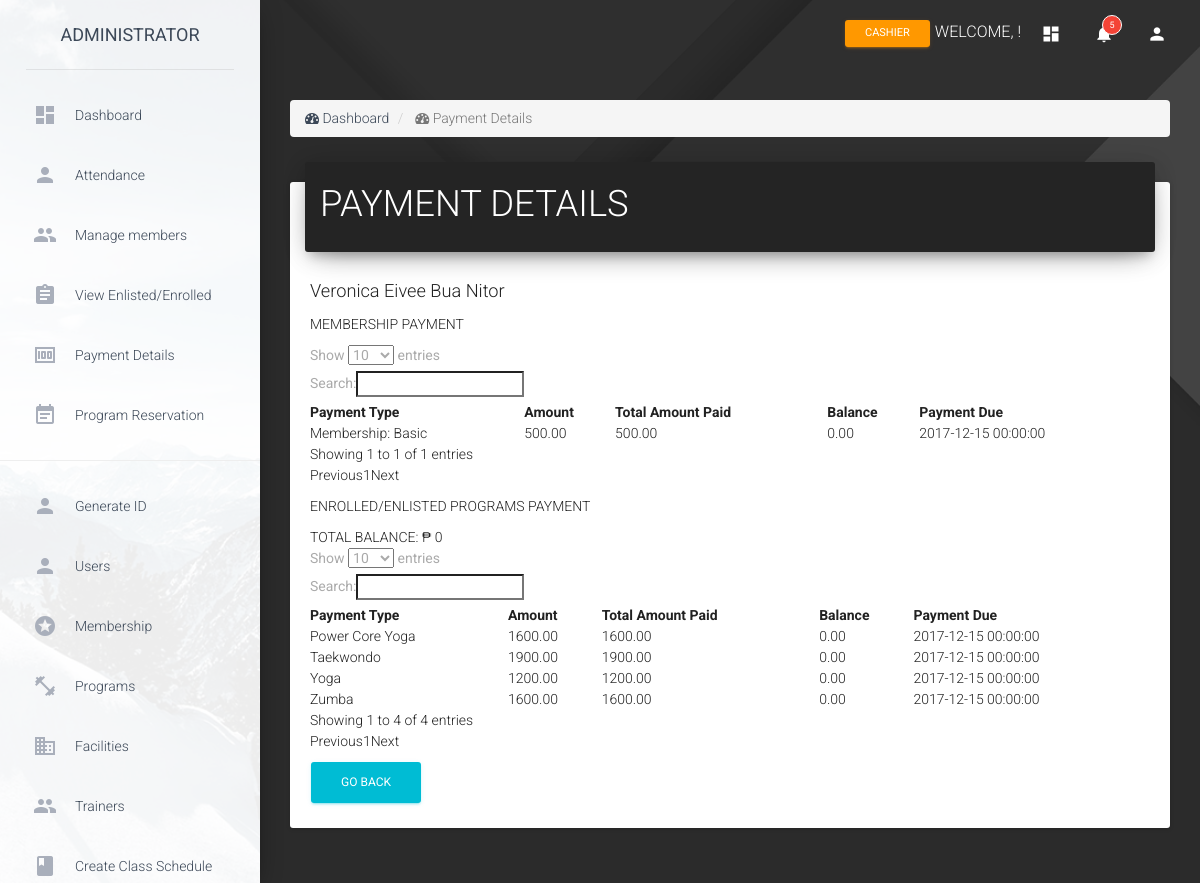
The app's page /ADMIN/admin_transactions_full_details.php?user_id=20018 with its own data.
### tables this page shows
CREATE TABLE `tbl_members` (
  `membercolor` varchar(100) NOT NULL,
  `member_id` int(11) NOT NULL,
  `custinfo_id` int(11) NOT NULL,
  `membership_id` int(11) NOT NULL,
  `isActive` int(11) NOT NULL,
  `membershipdate` datetime NOT NULL,
  `membershipexpiry` datetime NOT NULL
);

CREATE TABLE `tbl_custinfo` (
  `custinfo_id` int(11) NOT NULL,
  `fname` varchar(200) NOT NULL,
  `mname` varchar(200) NOT NULL,
  `lname` varchar(200) NOT NULL,
  `email` varchar(200) NOT NULL,
  `profilepic` varchar(200) NOT NULL,
  `gender` varchar(200) NOT NULL,
  `status` varchar(200) NOT NULL,
  `nationality` varchar(200) NOT NULL,
  `dateofbirth` varchar(200) NOT NULL,
  `placeofbirth` varchar(200) NOT NULL,
  `homeaddress` varchar(200) NOT NULL,
  `businessname` varchar(200) NOT NULL,
  `businessaddress` varchar(200) NOT NULL,
  `emergencyperson` varchar(200) NOT NULL,
  `EPnumber` varchar(20) NOT NULL,
  `addressphone` varchar(200) NOT NULL,
  `HSI` varchar(200) NOT NULL,
  `clubs` varchar(200) NOT NULL,
  `howdiduknow` varchar(200) NOT NULL,
  `commentsnotes` varchar(200) NOT NULL
);

CREATE TABLE `tbl_payment_membership` (
  `PM_id` int(11) NOT NULL,
  `user_id` int(11) NOT NULL,
  `membership_id` int(11) NOT NULL,
  `amountpaidM` double NOT NULL,
  `rembalance` double NOT NULL,
  `graceperiodM` datetime NOT NULL
);

CREATE TABLE `tbl_membership` (
  `membership_id` int(11) NOT NULL,
  `membershipname` varchar(200) NOT NULL,
  `membershipfee` double NOT NULL,
  `descr` varchar(500) NOT NULL,
  `duration` int(11) NOT NULL
);

CREATE TABLE `tbl_payment_enrolledclasses` (
  `PEC_id` int(11) NOT NULL,
  `user_id` int(11) NOT NULL,
  `memberclass_id` int(11) NOT NULL,
  `amountpaidEC` double NOT NULL,
  `rembalanceE` double NOT NULL,
  `graceperiodE` datetime NOT NULL
);

CREATE TABLE `tbl_program` (
  `program_id` int(11) NOT NULL,
  `programname` mediumtext NOT NULL,
  `programdesc` varchar(20000) NOT NULL,
  `programimage` varchar(10000) NOT NULL,
  `programcolor` varchar(100) NOT NULL
);

CREATE TABLE `tbl_member_class` (
  `memberclass_id` int(11) NOT NULL,
  `member_id` int(11) NOT NULL,
  `program_id` int(11) NOT NULL,
  `subscription_id` int(11) NOT NULL,
  `programtotal` double NOT NULL,
  `dateofenlist` datetime NOT NULL,
  `isPaid` int(11) NOT NULL
);

### ADMIN/admin_transactions_full_details.php (the view, shortened to what this page needs)
    <?php
    include 'conn.php';
    $user_id2 = $_REQUEST['user_id'];
    $see = mysqli_query($conn, "SELECT * FROM tbl_members
                                  INNER JOIN tbl_custinfo
                                  ON tbl_members.custinfo_id = tbl_custinfo.custinfo_id
                                  WHERE tbl_custinfo.custinfo_id = '$user_id2'");
    while($do = mysqli_fetch_array($see))
    {
        $fname = $do['fname'];
        $mname = $do['mname'];
        $lname = $do['lname'];
        $fullname = $fname . " " . $mname . " " . $lname;
    }
?>
<!doctype html>
<html lang="en">
<head>
    <?php include 'head.php'; ?>
    <link rel="stylesheet" type="text/css" href="//cdnjs.cloudflare.com/ajax/libs/material-design-lite/1.1.0/material.min.css">
    <link rel="stylesheet" type="text/css" href="https://cdn.datatables.net/1.10.16/css/dataTables.material.min.css">
    <link rel="stylesheet" type="text/css" href="https://github.com/DataTables/Responsive.git">
</head>
<body>
    <div class="wrapper" style="background: url('Dark_background_1920x1080.png')
    center top no-repeat; background-size: cover;">
        <?php include 'sidebar.php'; ?>
        <div class="main-panel">
            <?php include 'nav.php'; ?>
            <div class="content">
                <div class="container-fluid">
                    <ol class='breadcrumb'>
                        <li>
                            <i class='fa fa-dashboard'></i> Dashboard
                        </li>
                        <li class='active'>
                            <i class='fa fa-dashboard'></i> Payment Details
                        </li>
                    </ol>
                    <div class="card">
                        <div class="card-header" style="background-color: #242424;">
                                  <h2 class="title">PAYMENT DETAILS</h2>
                        </div>
                        <div class="card-content">
                            <h4><?php echo $fullname;?></h4>
                            <h6>Membership Payment</h6>
                            <table id="example" class="mdl-data-table" cellspacing="0" width="100%" class="table table-bordered table-striped">
                                <thead>
                                    <tr>
                                        <th>Payment Type</th>
                                        <th>Amount</th>
                                        <th>Total Amount Paid</th>
                                        <th>Balance</th>
                                        <th>Payment Due</th>
                                    </tr>
                                </thead>
                                <tbody>
<?php
    $mempaySel = mysqli_query($conn, "SELECT * FROM tbl_payment_membership
                                      INNER JOIN tbl_membership
                                      ON tbl_payment_membership.membership_id = tbl_membership.membership_id
                                      WHERE user_id = '$user_id2'");
    while ($show = mysqli_fetch_array($mempaySel))
    {
        $amountpaidM = $show['amountpaidM'];
        $rembalance = $show['rembalance'];
        $graceperiodM = $show['graceperiodM'];
        $membershipname = $show['membershipname'];
        $membershipfee = $show['membershipfee'];
?>
                                    <tr>
                                        <td>Membership: <?php echo $membershipname;?></td>
                                        <td><?php echo number_format((float)$membershipfee, 2,'.','');?></td>
                                        <td><?php echo number_format((float)$amountpaidM, 2,'.','');?></td>
                                        <td><?php echo number_format((float)$rembalance, 2,'.','');?></td>
                                        <td><?php echo $graceperiodM;?></td>
                                    </tr>
<?php
    }
?>
                                </tbody>
                            </table>
                            <h6>Enrolled/Enlisted Programs Payment</h6>
                            <table id="example2" class="mdl-data-table" cellspacing="0" width="100%" class="table table-bordered table-striped">
                                <thead>
                                    <tr>
                                        <th>Payment Type</th>
                                        <th>Amount</th>
                                        <th>Total Amount Paid</th>
                                        <th>Balance</th>
                                        <th>Payment Due</th>
                                    </tr>
                                </thead>
                                <tbody>
            <?php
                $progSel = mysqli_query($conn, "SELECT *,
                         (select sum(rembalanceE) from tbl_payment_enrolledclasses
                         WHERE user_id = '$user_id2')
                         as sumfee FROM tbl_payment_enrolledclasses
                         INNER JOIN tbl_member_class
                         ON tbl_payment_enrolledclasses.memberclass_id = tbl_member_class.memberclass_id
                         INNER JOIN tbl_program
                         ON tbl_member_class.program_id = tbl_program.program_id
                         WHERE tbl_payment_enrolledclasses.user_id = '$user_id2'");
                while ($pull = mysqli_fetch_array($progSel))
                {
                    $programname = $pull['programname'];
                    $programtotal = $pull['programtotal'];
                    $amountpaidEC = $pull['amountpaidEC'];
                    $rembalanceE = $pull['rembalanceE'];
                    $graceperiodE = $pull['graceperiodE'];
            ?>
                                    <tr>
                                        <td><?php echo $programname?></td>
                                        <td><?php echo number_format((float)$programtotal, 2,'.','');?></td>
                                        <td><?php echo number_format((float)$amountpaidEC, 2,'.','');?></td>
                                        <td><?php echo number_format((float)$rembalanceE, 2,'.','');?></td>
                                        <td><?php echo $graceperiodE?></td>
                                    </tr>
            <?php
                }
            ?>
                                </tbody>
                            </table>
                            <form method="POST">
                                <button class="btn btn-md btn-info" type="input" name="gobackPayment">GO BACK</button>
                            </form>
                        </div>
                    </div>
                </div>
            </div>
        </div>
    </div>
</body>
</html>

### records on screen
tbl_members: custinfo.lname "Veronica Eivee Bua Nitor"
tbl_payment_membership: membership.membershipname "Basic", membership.membershipfee "500.00", amountpaidM "500.00", rembalance "0.00", graceperiodM "2017-12-15 00:00:00"
tbl_payment_enrolledclasses: tbl_program.programname "Yoga", memberclass.programtotal "1200.00", amountpaidEC "1200.00", rembalanceE "0.00", graceperiodE "2017-12-15 00:00:00"
tbl_payment_enrolledclasses: tbl_program.programname "Zumba", memberclass.programtotal "1600.00", amountpaidEC "1600.00", rembalanceE "0.00", graceperiodE "2017-12-15 00:00:00"
tbl_payment_enrolledclasses: tbl_program.programname "Taekwondo", memberclass.programtotal "1900.00", amountpaidEC "1900.00", rembalanceE "0.00", graceperiodE "2017-12-15 00:00:00"
tbl_payment_enrolledclasses: tbl_program.programname "Power Core Yoga", memberclass.programtotal "1600.00", amountpaidEC "1600.00", rembalanceE "0.00", graceperiodE "2017-12-15 00:00:00"
